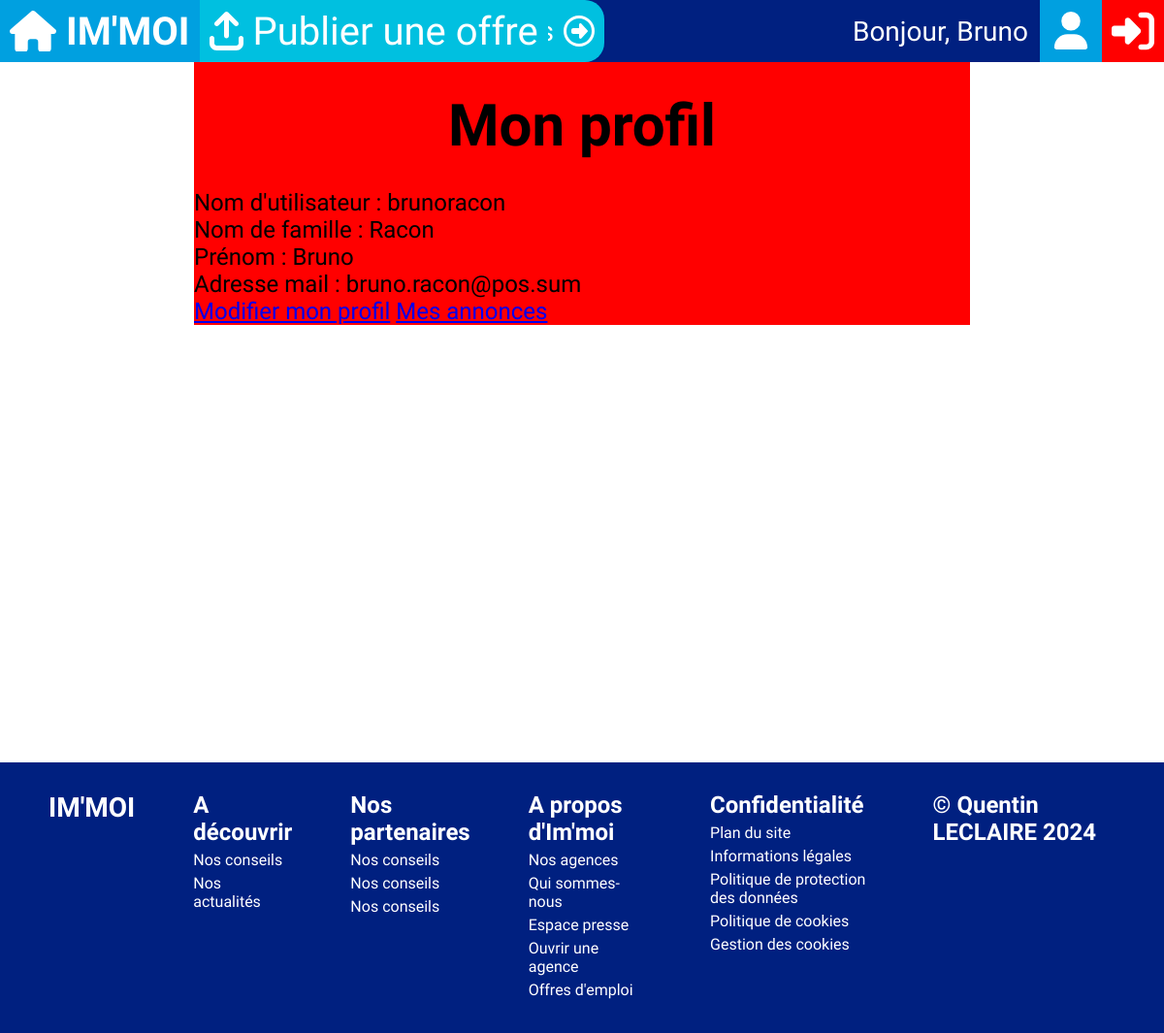
The app's page /profil (signed in) with its own data.
### tables this page shows
CREATE TABLE utilisateur(
idUtilisateur int(11) NOT NULL,
username varchar(32) NOT NULL,
password varchar(64) NOT NULL,
nom varchar(40),
prenom varchar(40),
telephone varchar(20),
email varchar(80) NOT NULL,
idAdresse int(11),
estAgent boolean,
agence int(11)
);

### Models/managers/UtilisateurManager.php (called while the page is built, shortened)
<?php
require_once "Models/data/Utilisateur.class.php";
require_once "Models/Model.class.php";
class UtilisateurManager extends BDConnexion
{
    private $userlist = [];
    public function ajoutUtilisateur($utilisateur)
    {
        $this->userlist[] = $utilisateur;
    }
    public function chargementUserlist()
    {
        $req = $this->getBDD()->prepare('SELECT * FROM utilisateur');
        $req->execute();
        $listeUtilisateur = $req->fetchAll(PDO::FETCH_ASSOC);
    }
    public function getUserById($id)
    {
        for ($i = 0; $i < count($this->userlist); $i++) {
            if ($this->userlist[$i]->getId() == $id) {
                return $this->userlist[$i];
            }
        }
    }
}

### Models/Model.class.php (called while the page is built, shortened)
<?php
abstract class BDConnexion{
    private static $pdo;
    private static function setBDD(){
        self::$pdo = new PDO('mysql:host=localhost;dbname=immoi;port=3308;charset=utf8', 'root', '');
        self::$pdo->setAttribute(PDO::ATTR_ERRMODE, PDO::ERRMODE_WARNING);
    }
    protected function getBDD(){
        return self::$pdo;
    }
}

### Models/data/Utilisateur.class.php (called while the page is built, shortened)
<?php
class Utilisateur{
    public function getId()               {return $this->idUtilisateur;}
    public function getUsername()         {return $this->username;}
    public function getNom()              {return $this->nom;}
    public function getPrenom()           {return $this->prenom;}
    public function getEmail()            {return $this->email;}
}

### Views/BD/profil.view.php (the view, shortened to what this page needs)
<?php ob_start();
$monprofil = (isset($_SESSION["user"]) && $_SESSION["user"]["id"] == $user->getId()) ? true : false;
$qualif = (null !== $user->getPrenom()) ? $user->getPrenom() : $user->getUsername();
?>
<section class="content contentcenter">
    <div class="profil">
        <h2><?= ($monprofil) ? "Mon profil" : "Profil de " . $qualif; ?></h2>
        <p>Nom d'utilisateur : <?=$user->getUsername();?></p>
        <p><?= ($user->getNom() != 0) ? "Nom de famille : ".$user->getNom() : ""?></p>
        <p><?= ($user->getPrenom() != 0) ? "Prénom : ".$user->getPrenom() : ""?></p>
        <p><?= ($user->getEmail() != 0) ? "Adresse mail : ".$user->getEmail() : ""?></p>
        <a href="/profil/edit"><?= ($monprofil) ? "Modifier mon profil" : ""?></a>
        <a href="/profil/<?= $user->getId() ?>/offres"><?= ($monprofil) ? "Mes annonces" : "Voir les annonces publiées par " . $qualif; ?></a>
    </div>
</section>
<?php
require "Views/template.php";

### public/css/style.css (style rules this page uses)
:root { --main-blue: #0050B0; --light-blue: #00A0E0; --lighter-blue: #00C0E0; --lightest-blue: #50D0FF; --dark-blue: #002080; --darker-blue: #001050; }
* { padding: 0; margin: 0; box-sizing: border-box; font-family: 'Gabarito', sans-serif; }
body { min-height: 100vh; position: relative; }
.content { position: relative; margin-top: 64px; min-height: calc(100vh - 78px); height: fit-content; width: 100%; display: flex; flex-direction: column; }
.contentcenter { align-items: center; }
.profil { background-color: red; width: 100%; max-width: 800px; font-size: 24px; }
.profil h2 { text-align: center; font-size: 60px; margin: 30px 0; }

### records on screen
utilisateur: username "brunoracon", nom "Racon", prenom "Bruno", email "bruno.racon@pos.sum"

### other values on screen
$bonjour "Bruno"
